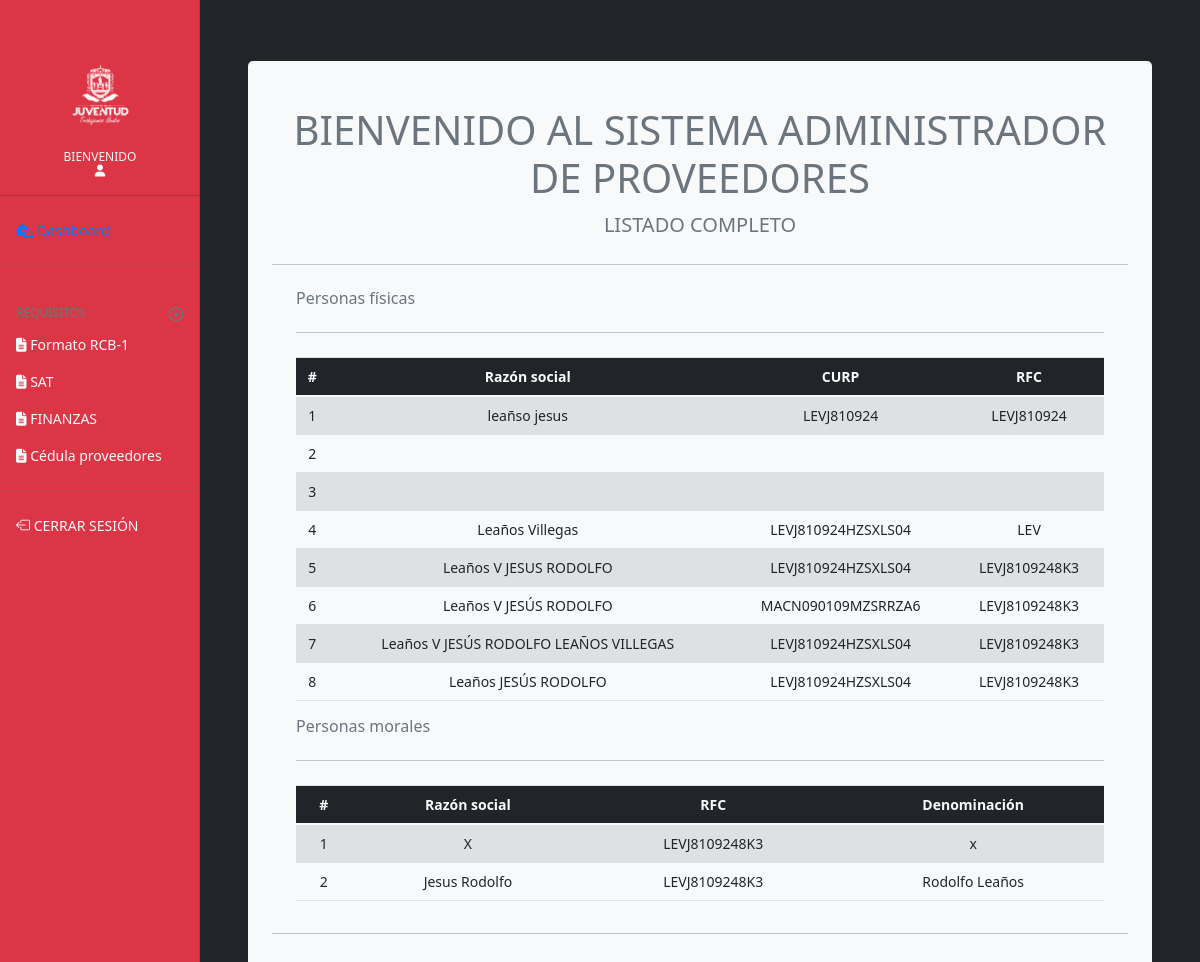
The app's page /admin/listado_grid.php, older data.
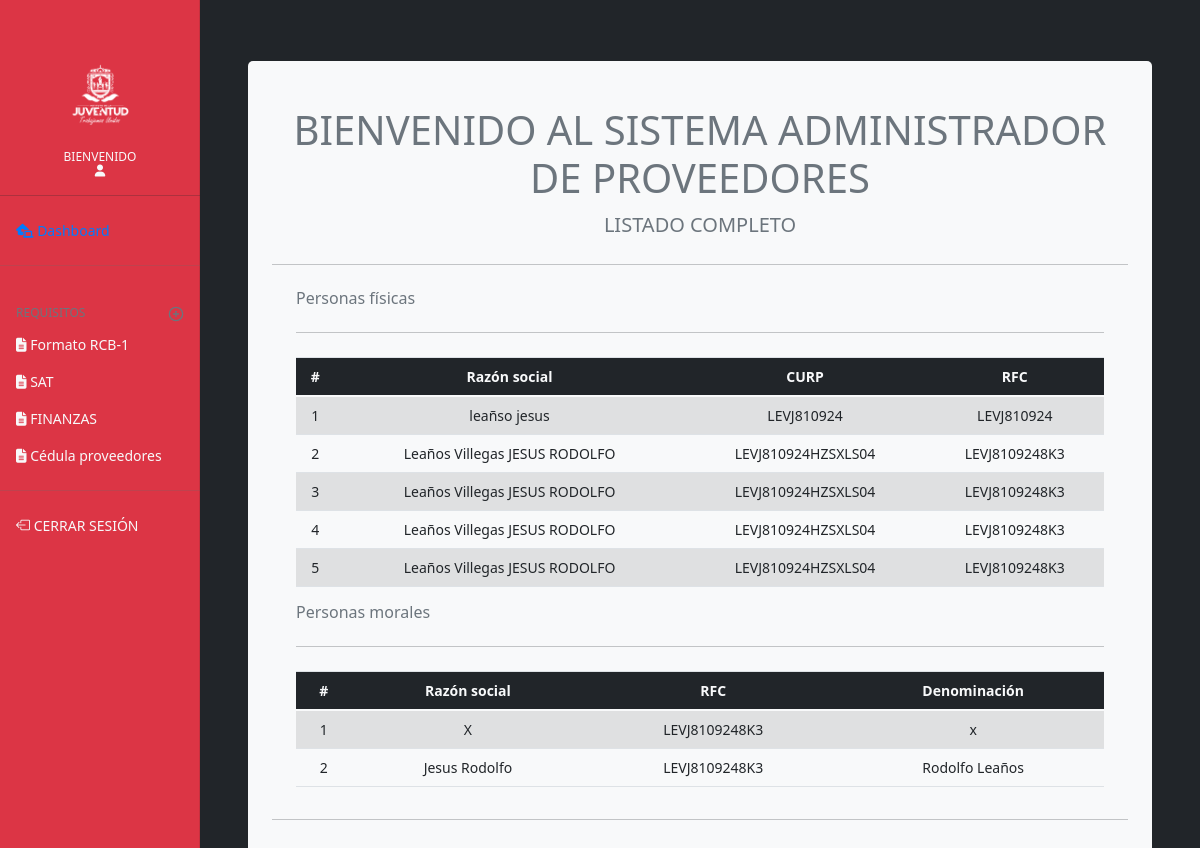
The same page, newer data.
### tables this page shows
CREATE TABLE `datos` (
  `id` int(11) NOT NULL,
  `id_ext` int(11) NOT NULL,
  `fisc_apellido` varchar(100) DEFAULT NULL,
  `fisc_nombre` varchar(70) DEFAULT NULL,
  `fisc_curp` varchar(20) DEFAULT NULL,
  `rfc` varchar(50) DEFAULT NULL,
  `moral_razon` varchar(100) DEFAULT NULL,
  `moral_denominacion` varchar(100) DEFAULT NULL,
  `moral_archivo_acta` varchar(300) DEFAULT NULL,
  `tipo_usr` int(11) NOT NULL,
  `validacion` int(11) NOT NULL
);

### admin/listado_grid.php (the view, shortened to what the changed rows need)
<?php
include('prcd/conn.php');
?>
<!doctype html>
<html lang="es">
  <head>
    <link rel="stylesheet" href="https://cdn.jsdelivr.net/npm/bootstrap-icons@1.3.0/font/bootstrap-icons.css">
    <link href="css/bootstrap.css" rel="stylesheet">
    <link href="assets/dist/css/bootstrap.min.css" rel="stylesheet">
    <link href="css/offcanvas.css" rel="stylesheet">
    <link href="css/dashboard.css" rel="stylesheet">
  </head>
  <body class="bg-dark">
<div class="container-fluid">
  <div class="row">
    <main role="main" class="col-md-9 ml-sm-auto col-lg-10 px-md-4 bg-dark" style="background-color:#eaeef4; height:100%;">
              <?php
                $persona_fisica = "SELECT * FROM datos where tipo_usr = 1";
                $resultado_persona_fisica= $conn->query($persona_fisica);
                $persona_moral = "SELECT * FROM datos where tipo_usr = 2";
                $resultado_persona_moral= $conn->query($persona_moral);
              ?>
    <div class="container-fluid" style="max-height: 100%;">
      <div class="jumbotron jumbotron-fluid" style="background-color:#f8f9fa; width:100%;border-radius:5px;  margin-top:0%; padding-top:45px; ">
        <div class="container-fluid">
          <h1 class="h1 text-secondary text-center">BIENVENIDO AL SISTEMA ADMINISTRADOR DE PROVEEDORES</h1>
          <main class="container">
          <div class="table-responsive">
                <table class="table table-striped align-middle table-hover text-center">
                    <thead class="bg-dark text-light">
                        <tr>
                        <th scope="col">#</th>
                        <th scope="col">Razón social</th>
                        <th scope="col">CURP</th>
                        <th scope="col">RFC</th>
                        </tr>
                    </thead>
                    <tbody>
              <?php
                $n=0;
                while($row_fisica = $resultado_persona_fisica->fetch_assoc()){
                    $n++;
                  echo '<tr>';
                  echo '<td>'.$n.'</td>';
                  echo '<td>'.$row_fisica['fisc_apellido'].' '.$row_fisica['fisc_nombre'].'</td>';
                  echo '<td>'.$row_fisica['fisc_curp'].'</td>';
                  echo '<td>'.$row_fisica['rfc'].'</td>';
                  echo '</tr>';
                }
              ?>
                </tbody>
            </table>
            </div>
          <div class="table-responsive">
                <table class="table table-striped align-middle table-hover text-center">
                    <thead class="bg-dark text-light">
                        <tr>
                        <th scope="col">#</th>
                        <th scope="col">Razón social</th>
                        <th scope="col">RFC</th>
                        <th scope="col">Denominación</th>
                        </tr>
                    </thead>
                    <tbody>
              <?php
                $n=0;
                while($row_moral = $resultado_persona_moral->fetch_assoc()){
                    $n++;
                  echo '<tr>';
                  echo '<td>'.$n.'</td>';
                  echo '<td>'.$row_moral['moral_razon'].'</td>';
                  echo '<td>'.$row_moral['rfc'].'</td>';
                  echo '<td>'.$row_moral['moral_denominacion'].'</td>';
                 echo '</tr>';
                }
              ?>
                </tbody>
            </table>
            </div>
          </main>
        </div>
        </div>
    </div>
    </main>
  </div>
</div>
        <script src="css/dashboard.js"></script></body>
</html>

Row changes from the older to the newer data that the page shows:
removed datos: fisc_apellido "Leaños V", fisc_nombre "JESÚS RODOLFO", fisc_curp "MACN090109MZSRRZA6", rfc "LEVJ8109248K3", shown under "BIENVENIDO AL SISTEMA ADMINISTRADOR DE PROVEEDORES"
removed datos: fisc_apellido "Leaños V", fisc_nombre "JESÚS RODOLFO LEAÑOS VILLEGAS", fisc_curp "LEVJ810924HZSXLS04", rfc "LEVJ8109248K3", shown under "BIENVENIDO AL SISTEMA ADMINISTRADOR DE PROVEEDORES"
removed datos: fisc_apellido "Leaños", fisc_nombre "JESÚS RODOLFO", fisc_curp "LEVJ810924HZSXLS04", rfc "LEVJ8109248K3", shown under "BIENVENIDO AL SISTEMA ADMINISTRADOR DE PROVEEDORES"
changed datos (number 2 of 7 on the later page): fisc_apellido (not shown) → "Leaños Villegas"; fisc_nombre (not shown) → "JESUS RODOLFO"; fisc_curp (not shown) → "LEVJ810924HZSXLS04"; rfc (not shown) → "LEVJ8109248K3"
changed datos (number 3 of 7 on the later page): fisc_apellido (not shown) → "Leaños Villegas"; fisc_nombre (not shown) → "JESUS RODOLFO"; fisc_curp (not shown) → "LEVJ810924HZSXLS04"; rfc (not shown) → "LEVJ8109248K3"
changed datos (number 4 of 7 on the later page): fisc_apellido "Leaños" → "Leaños Villegas"; fisc_nombre "Villegas" → "JESUS RODOLFO"; rfc "LEV" → "LEVJ8109248K3"
changed datos (number 5 of 7 on the later page): fisc_apellido "Leaños V" → "Leaños Villegas"
